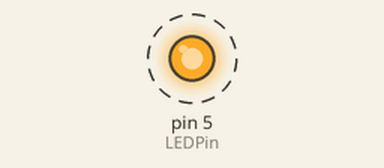
The sketch below on a simulated Arduino Uno, built with avr-gcc and run on an emulated ATmega328P. On the bench: output pins drawn as LEDs (lit = HIGH). Dashed ring = blinking.

Above: at 0.2 s.
Timing chart, 0 to 3.0 s (numbered marks = the images above):
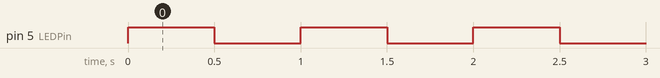

The sketch:

SimpleCTCInterrupt.ino
```cpp
//Simple example "CTC" (Clear Timer on Compare Match) Interrupts

#define LEDPin 5

void setup() {
  // put your setup code here, to run once:

  pinMode(LEDPin, OUTPUT);

  //initalize timer 1
  noInterrupts();
  TCCR1A = 0;
  TCCR1B = 0;
  TCNT1 = 0;

   //set the prescaler to 256
   TCCR1B |= _BV (CS12);

   //set the wave generation to CTC -- "Clear Timer on compare match"

   TCCR1B |= _BV( WGM12 );

   //enable timer compare interrupt
   TIMSK1 = _BV (OCIE1A);

   //this the compare value = half the maximum value
   OCR1A = 31256;

   //turn interrupts back on
   interrupts();


}

void loop() {
  // put your main code here, to run repeatedly:

}

ISR (TIMER1_COMPA_vect)
{
  digitalWrite(LEDPin, !digitalRead(LEDPin));
}
```

Measured:
- by itself, pin 5 (LEDPin): alternates HIGH for 0.50 s and LOW for 0.50 s
